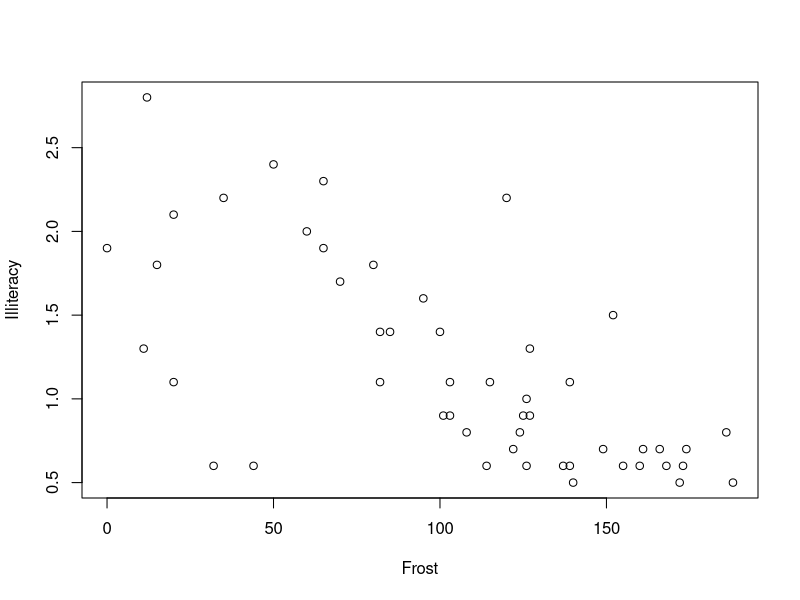

Generate this figure with R:
## ---- chunk 1
knitr::opts_chunk$set(out.width = '80%', collapse = TRUE, warning=FALSE, message=FALSE)
## ---- chunk 2
approx_pi <- 22/7
approx_pi
diameter_in_cubits = 10
approx_pi*diameter_in_cubits
## ---- chunk 3
circumference_in_cubits <- approx_pi*diameter_in_cubits
circumference_in_cubits
circumference_in_cubits <- 30
circumference_in_cubits 
## ---- chunk 4
ls()
objects()
## ---- chunk 5
rm("circumference_in_cubits")
ls()
## ---- chunk 6
typeof(5/6)
as.character(5/6)
as.numeric(as.character(5/6))
6*as.numeric(as.character(5/6))
5/6 == as.numeric(as.character(5/6))
## ---- chunk 7
# Function example - get measures of central tendency and spread for a numeric vector x. 
# Inputs: x, a numeric vector; npar, boolean if nonparametric measures are desired; print, boolean if results should be printed to the console.
# Outputs: a list object with center and spread statistics

mysummary <- function(x,npar=TRUE,print=TRUE) {
  if (!npar) {
    center <- mean(x); spread <- sd(x) 
  } else {
    center <- median(x); spread <- mad(x) 
  }
  if (print & !npar) {
    cat("Mean=", center, "\n", "SD=", spread, "\n")
  } else if (print & npar) {
    cat("Median=", center, "\n", "MAD=", spread, "\n")
  }
  result <- list(center=center,spread=spread)
  return(result)
}
## ---- chunk 8
# invoking the function 
set.seed(1234)
x <- rpois(500, 4) 
y <- mysummary(x)

z <- mysummary(x, npar=FALSE, print=FALSE)
z
## ---- chunk 9
# Function to compute the transpose of a matrix (a poor alternative to built-in t() function)
# Inputs: a matrix x
# Outputs: a matrix
mytrans <- function(x) { 
  if (!is.matrix(x)) {
    warning("argument is not a matrix: returning NA")
    return(NA_real_)
  }
  y <- matrix(1, nrow=ncol(x), ncol=nrow(x)) 
  for (i in 1:nrow(x)) {
    for (j in 1:ncol(x)) {
      y[j,i] <- x[i,j] 
    }
  }
return(y)
}
## ---- chunk 10
require(stats)
centre <- function(x, type) {
  switch(type,
         mean = mean(x),
         median = median(x),
         trimmed = mean(x, trim = .1))
}
x <- rcauchy(10)
centre(x, "mean"); centre(x, "median"); centre(x, "trimmed")
## ---- chunk 11
x <- c(7, 8, 10, 45)
x
is.vector(x)
x2 <- c("a", "b", "c"); x2
is.vector(x2)
## ---- chunk 12
weekly.hours <- vector(length=5)
weekly.hours[5] <- 8
weekly.hours
## ---- chunk 13
#x <- c(7, 8, 10, 45)
y <- c(-7, -8, -10, -45)
x+y
x*y
## ---- chunk 14
x + c(-7,-8)
x^c(1,0,-1,0.5)
## ---- chunk 15
2*x
## ---- chunk 16
x == -y
identical(x,-y)
identical(c(0.5-0.3,0.3-0.1),c(0.3-0.1,0.5-0.3))
all.equal(c(0.5-0.3,0.3-0.1),c(0.3-0.1,0.5-0.3))
## ---- chunk 17
x[c(2,4)]
## ---- chunk 18
x[c(-1,-3)]
## ---- chunk 19
x[x>9]
y[x>9]
## ---- chunk 20
places <- which(x > 9)
places
y[places]
## ---- chunk 21
names(x) <- c("v1","v2","v3","fred")
names(x)
x[c("fred","v1")]
## ---- chunk 22
library(datasets)
states <- data.frame(state.x77, abb=state.abb, region=state.region, division=state.division)
## ---- chunk 23
head(100*(states$HS.Grad/(100-states$Illiteracy)))
## ---- chunk 24
with(states, head(100*(HS.Grad/(100-Illiteracy))))
## ---- chunk 25
plot(Illiteracy~Frost, data=states)
## ---- chunk 26
mtcars[1:5,]
## ---- chunk 27
knitr::kable(
  mtcars[1:5,],
  caption = "A knitr table."
)
